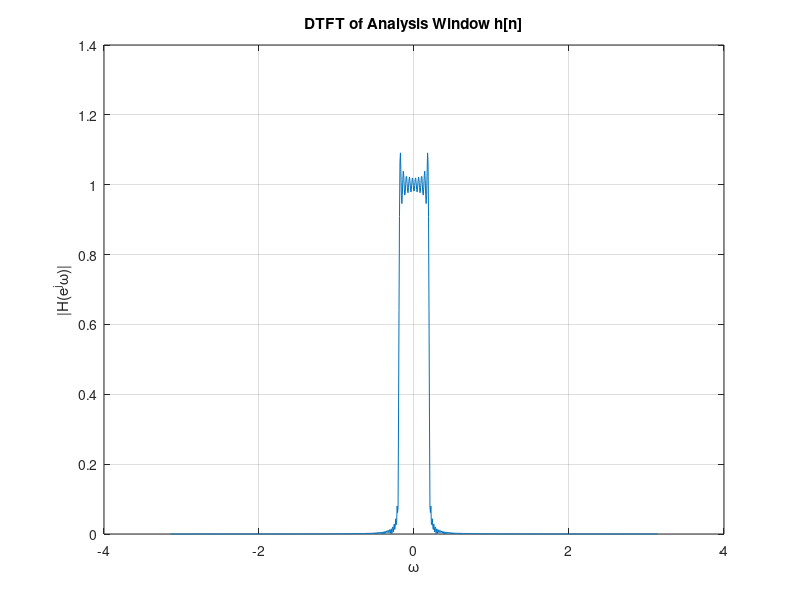
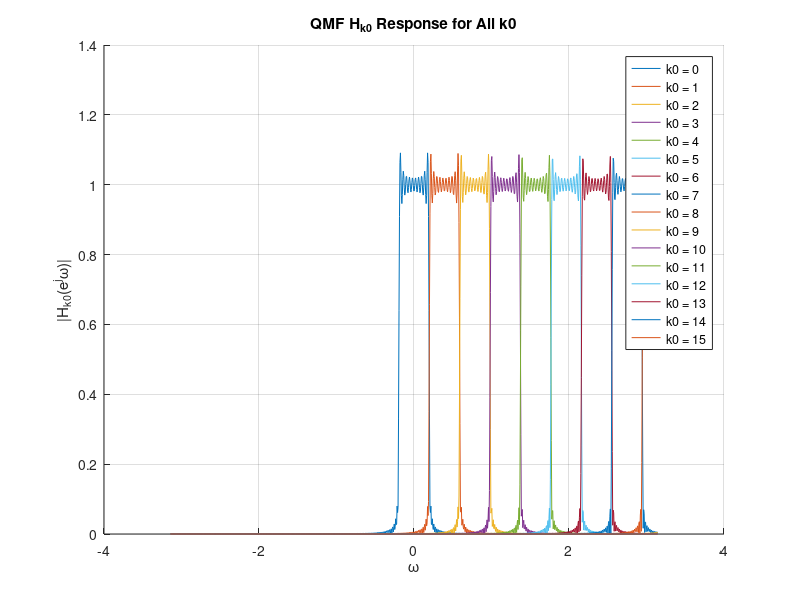

Write the MATLAB code that produced these figures, in order. (Note: this script raises an error after producing the figures.)

clc; clear; close all;

% Section A: Define Parameters and Analysis Window
M = 16; % Number of frequency bands
N = 10*M; % Length of analysis window
n = -N:N; % Time index
h = sin(pi * n / M) ./ (pi * n); 
h(N+1) = 1/M;

%% Section A
W = linspace(-pi, pi, 1024); % Frequency range
H_dtft = sum(h.' .* exp(-1j * (n.') * W), 1); % Compute DTFT
figure;
plot(W, abs(H_dtft));
xlabel('\omega'); ylabel('|H(e^j\omega)|');
title('DTFT of Analysis Window h[n]');
grid on;
figure;
hold on;
for k0 = 0:M-1
    omega_shift = W - (2*pi*k0/M); % Shift frequency by 2*pi*k0/M
    H_k0 = interp1(W, H_dtft, omega_shift, 'linear', 0); % Interpolate shifted DTFT
    plot(W, abs(H_k0), 'DisplayName', sprintf('k0 = %d', k0));
end
xlabel('\omega'); ylabel('|H_{k0}(e^j\omega)|');
title('QMF H_{k0} Response for All k0');
legend;
grid on;
hold off;

%% Section D: Generate Signal x[n] = cos(2*pi*k*n/M)
k = 4; % Example k value from exam
x = cos(2*pi*k*n/M);

% Section D: Compute and Plot Spectrogram
window = hamming(256);
overlap = 128;
nfft = 512;
figure;
spectrogram(x, window, overlap, nfft, M, 'yaxis');
title('Spectrogram of x[n]');
colorbar;
